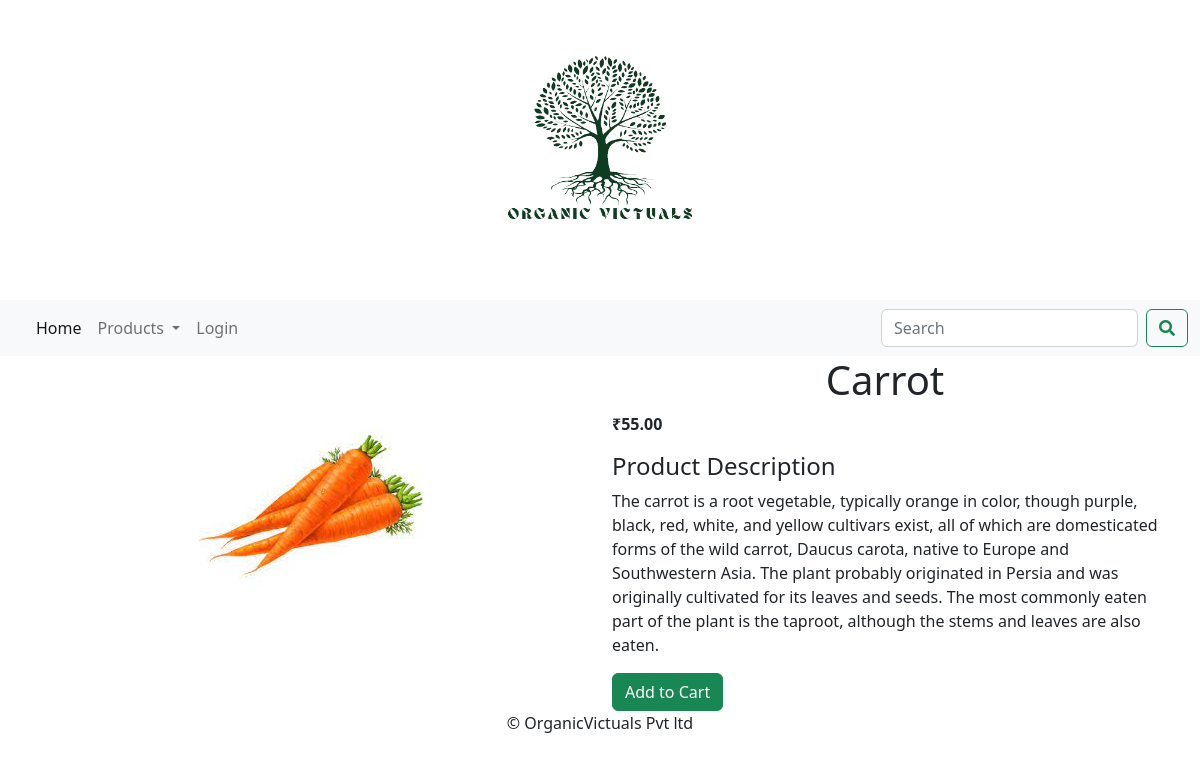
Screenshot of /store/vegitables/carrot/ with the database file from the repository.
### store/models.py (models this page shows, shortened)
class Product(models.Model):
    name = models.CharField(max_length=250, unique=True)
    slug = models.SlugField(max_length=250, unique=True)
    description = models.TextField()
    image = models.ImageField(upload_to='product')
    category = models.ForeignKey(Category, on_delete=models.CASCADE)
    price = models.DecimalField(max_digits=10, decimal_places=2)
    stock = models.IntegerField()
    availability = models.BooleanField(default=True)
    created = models.DateTimeField(auto_now_add=True)
    updated = models.DateTimeField(auto_now=True)
    class Meta:
        ordering = ('name',)
        verbose_name = 'product'
        verbose_name_plural = 'products'

### store/views.py (the view)
# urls.py: path('<slug:c_slug>/<slug:p_slug>/', views.productDetail, name='productDetails'),
def productDetail(request, c_slug, p_slug):
    try:
        product = Product.objects.get(category__slug=c_slug, slug=p_slug)
    except Exception as e:
        raise e
    return render(request, "product.html", {'product':product})

### cart/context_processors.py (called while the page is built)
def counter(request):
    item_count = 0
    if 'admin' in request.path:
        return{}
    else:
        try:
            cart = Cart.objects.filter(cartid=cart_id(request))
            cart_items = CartItem.objects.all().filter(cart=cart[:1])
            for cart_item in cart_items:
                item_count += cart_item.quantity
        except Cart.DoesNotExist:
            item_count = 0
    return dict(item_count=item_count)

### cart/views.py (called while the page is built)
def cart_id(request):
    cart = request.session.session_key
    if not cart:
        cart = request.session.create()
    return cart

### store/context_processors.py (called while the page is built)
def menu_links(request):
    links = Category.objects.all()
    return dict(links=links)

### store/models.py (called while the page is built)
    def get_url(self):
        return reverse('store:products_category', args=[self.slug])

### templates/product.html (shortened to what this page needs)
{% extends "base.html" %}
{% load static %}
{% block content %}
<div class="container">
    <div class="row">
        <div class="col-12 col-sm-12 col-md-12 col-lg-6 text-center">
            <div style="min-width: 20rem; margin-top:10%">
                <img src="{{product.image.url}}" alt="{{product.name}}">
            </div>
        </div>
    <div class="col-12 col-sm-12 col-md-12 col-lg-6">
        <div>
        <h1 class="product_title">{{product.name}}</h1>
        <p><b>₹{{product.price}}</b></p>
        <h4 class="my_title">Product Description</h4>
        <p class="text-justify my_text">{{product.description}}</p>
        {% if product.stock <= 0 %}
            <p class="text-justify my_text"><b>Out of Stock</b></p>
        {% else %}
            <a href="{% url 'cart:add_cart' product.id %}" class="btn btn-success">Add to Cart</a>
        {% endif %}
    </div>
</div>
</div>
</div>
{% endblock content %}

### static/css/mystyle.css (style rules this page uses)
h1 { position: relative; text-align: center; }

### rows the page displays
Product: image (picture), name "Carrot", price "55.00", description "The carrot is a root vegetable, typically orange in color, though purple, black, red, white, and yellow cultivars exist, all of which are domesticated forms of the wild carrot, Daucus carota, native to Europe and Southwestern Asia. The plant probably originated in Persia and was originally cultivated for its leaves and seeds. The most commonly eaten part of the plant is the taproot, although the stems and leaves are also eaten."
